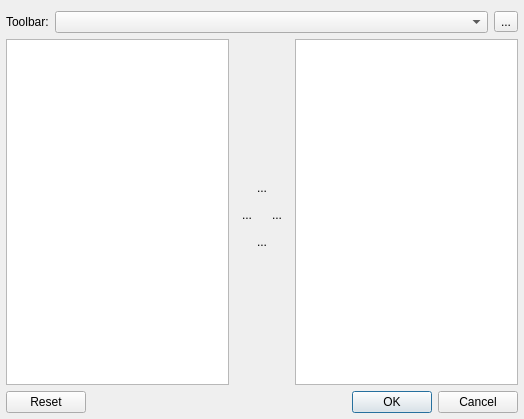
<?xml version="1.0" encoding="UTF-8"?>
<ui version="4.0">
 <class>ToolBarEditor</class>
 <widget class="QDialog" name="ToolBarEditor">
  <property name="geometry">
   <rect>
    <x>0</x>
    <y>0</y>
    <width>524</width>
    <height>419</height>
   </rect>
  </property>
  <property name="windowTitle">
   <string>ToolBar Editor</string>
  </property>
  <layout class="QGridLayout" name="gridLayout_2">
   <property name="leftMargin">
    <number>6</number>
   </property>
   <property name="rightMargin">
    <number>6</number>
   </property>
   <property name="bottomMargin">
    <number>6</number>
   </property>
   <item row="1" column="2" rowspan="3">
    <widget class="QListWidget" name="activeActionsListWidget">
     <property name="editTriggers">
      <set>QAbstractItemView::NoEditTriggers</set>
     </property>
     <property name="dragEnabled">
      <bool>true</bool>
     </property>
     <property name="dragDropOverwriteMode">
      <bool>false</bool>
     </property>
     <property name="dragDropMode">
      <enum>QAbstractItemView::DragDrop</enum>
     </property>
     <property name="defaultDropAction">
      <enum>Qt::MoveAction</enum>
     </property>
     <property name="alternatingRowColors">
      <bool>true</bool>
     </property>
     <property name="iconSize">
      <size>
       <width>16</width>
       <height>16</height>
      </size>
     </property>
     <property name="movement">
      <enum>QListView::Free</enum>
     </property>
    </widget>
   </item>
   <item row="4" column="0" colspan="3">
    <layout class="QHBoxLayout" name="horizontalLayout">
     <item>
      <widget class="QPushButton" name="resetPushButton">
       <property name="text">
        <string>Reset</string>
       </property>
      </widget>
     </item>
     <item>
      <widget class="QDialogButtonBox" name="buttonBox">
       <property name="orientation">
        <enum>Qt::Horizontal</enum>
       </property>
       <property name="standardButtons">
        <set>QDialogButtonBox::Cancel|QDialogButtonBox::Ok</set>
       </property>
      </widget>
     </item>
    </layout>
   </item>
   <item row="1" column="0" rowspan="3">
    <widget class="QListWidget" name="actionsListWidget">
     <property name="editTriggers">
      <set>QAbstractItemView::NoEditTriggers</set>
     </property>
     <property name="showDropIndicator" stdset="0">
      <bool>false</bool>
     </property>
     <property name="dragEnabled">
      <bool>true</bool>
     </property>
     <property name="dragDropMode">
      <enum>QAbstractItemView::DragDrop</enum>
     </property>
     <property name="defaultDropAction">
      <enum>Qt::MoveAction</enum>
     </property>
     <property name="alternatingRowColors">
      <bool>true</bool>
     </property>
     <property name="iconSize">
      <size>
       <width>16</width>
       <height>16</height>
      </size>
     </property>
     <property name="movement">
      <enum>QListView::Free</enum>
     </property>
    </widget>
   </item>
   <item row="2" column="1">
    <layout class="QGridLayout" name="gridLayout">
     <item row="0" column="0" colspan="2">
      <widget class="QToolButton" name="upToolButton">
       <property name="sizePolicy">
        <sizepolicy hsizetype="Preferred" vsizetype="Fixed">
         <horstretch>0</horstretch>
         <verstretch>0</verstretch>
        </sizepolicy>
       </property>
       <property name="text">
        <string notr="true">...</string>
       </property>
       <property name="autoRaise">
        <bool>true</bool>
       </property>
      </widget>
     </item>
     <item row="1" column="0">
      <widget class="QToolButton" name="removeToolButton">
       <property name="text">
        <string notr="true">...</string>
       </property>
       <property name="autoRaise">
        <bool>true</bool>
       </property>
      </widget>
     </item>
     <item row="1" column="1">
      <widget class="QToolButton" name="addToolButton">
       <property name="text">
        <string notr="true">...</string>
       </property>
       <property name="autoRaise">
        <bool>true</bool>
       </property>
      </widget>
     </item>
     <item row="2" column="0" colspan="2">
      <widget class="QToolButton" name="downToolButton">
       <property name="sizePolicy">
        <sizepolicy hsizetype="Preferred" vsizetype="Fixed">
         <horstretch>0</horstretch>
         <verstretch>0</verstretch>
        </sizepolicy>
       </property>
       <property name="text">
        <string notr="true">...</string>
       </property>
       <property name="autoRaise">
        <bool>true</bool>
       </property>
      </widget>
     </item>
    </layout>
   </item>
   <item row="3" column="1">
    <spacer name="verticalSpacer_2">
     <property name="orientation">
      <enum>Qt::Vertical</enum>
     </property>
     <property name="sizeHint" stdset="0">
      <size>
       <width>20</width>
       <height>137</height>
      </size>
     </property>
    </spacer>
   </item>
   <item row="1" column="1">
    <spacer name="verticalSpacer">
     <property name="orientation">
      <enum>Qt::Vertical</enum>
     </property>
     <property name="sizeHint" stdset="0">
      <size>
       <width>20</width>
       <height>137</height>
      </size>
     </property>
    </spacer>
   </item>
   <item row="0" column="0" colspan="3">
    <layout class="QHBoxLayout" name="horizontalLayout_2">
     <item>
      <widget class="QLabel" name="label">
       <property name="text">
        <string>Toolbar:</string>
       </property>
      </widget>
     </item>
     <item>
      <widget class="QComboBox" name="toolbarNameComboBox">
       <property name="sizePolicy">
        <sizepolicy hsizetype="Expanding" vsizetype="Fixed">
         <horstretch>0</horstretch>
         <verstretch>0</verstretch>
        </sizepolicy>
       </property>
      </widget>
     </item>
     <item>
      <widget class="QToolButton" name="toolBarMenuButton">
       <property name="text">
        <string>...</string>
       </property>
       <property name="popupMode">
        <enum>QToolButton::InstantPopup</enum>
       </property>
      </widget>
     </item>
    </layout>
   </item>
  </layout>
 </widget>
 <resources/>
 <connections>
  <connection>
   <sender>buttonBox</sender>
   <signal>accepted()</signal>
   <receiver>ToolBarEditor</receiver>
   <slot>accept()</slot>
   <hints>
    <hint type="sourcelabel">
     <x>248</x>
     <y>254</y>
    </hint>
    <hint type="destinationlabel">
     <x>157</x>
     <y>274</y>
    </hint>
   </hints>
  </connection>
  <connection>
   <sender>buttonBox</sender>
   <signal>rejected()</signal>
   <receiver>ToolBarEditor</receiver>
   <slot>reject()</slot>
   <hints>
    <hint type="sourcelabel">
     <x>316</x>
     <y>260</y>
    </hint>
    <hint type="destinationlabel">
     <x>286</x>
     <y>274</y>
    </hint>
   </hints>
  </connection>
 </connections>
</ui>
